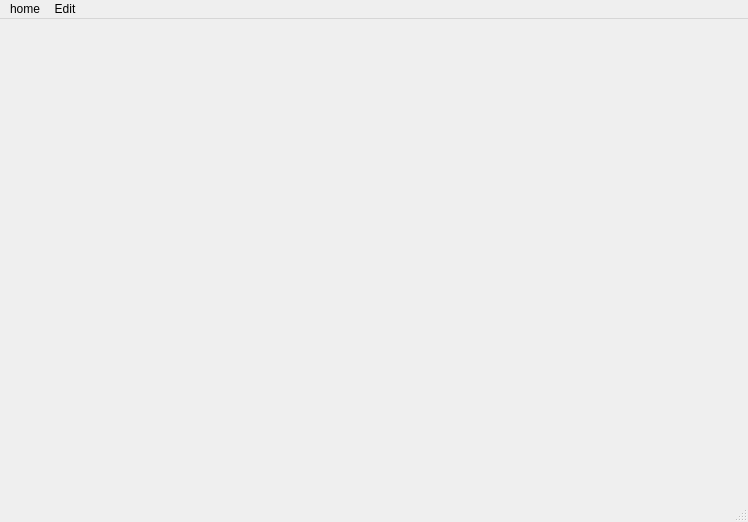
<?xml version="1.0" encoding="UTF-8"?>
<ui version="4.0">
 <class>MainWindow</class>
 <widget class="QMainWindow" name="MainWindow">
  <property name="geometry">
   <rect>
    <x>0</x>
    <y>0</y>
    <width>748</width>
    <height>522</height>
   </rect>
  </property>
  <property name="windowTitle">
   <string>MainWindow</string>
  </property>
  <widget class="QWidget" name="centralwidget"/>
  <widget class="QMenuBar" name="menubar">
   <property name="geometry">
    <rect>
     <x>0</x>
     <y>0</y>
     <width>748</width>
     <height>27</height>
    </rect>
   </property>
   <widget class="QMenu" name="menuhome">
    <property name="title">
     <string>home</string>
    </property>
    <addaction name="actionNew"/>
    <addaction name="actionSave"/>
   </widget>
   <widget class="QMenu" name="menuEdit">
    <property name="title">
     <string>Edit</string>
    </property>
    <addaction name="actionCopy"/>
    <addaction name="actionCut"/>
   </widget>
   <addaction name="menuhome"/>
   <addaction name="menuEdit"/>
  </widget>
  <widget class="QStatusBar" name="statusbar"/>
  <action name="actionNew">
   <property name="text">
    <string>New</string>
   </property>
  </action>
  <action name="actionSave">
   <property name="text">
    <string>Save</string>
   </property>
  </action>
  <action name="actionCopy">
   <property name="text">
    <string>Copy</string>
   </property>
  </action>
  <action name="actionCut">
   <property name="text">
    <string>Cut</string>
   </property>
  </action>
 </widget>
 <resources/>
 <connections/>
</ui>
